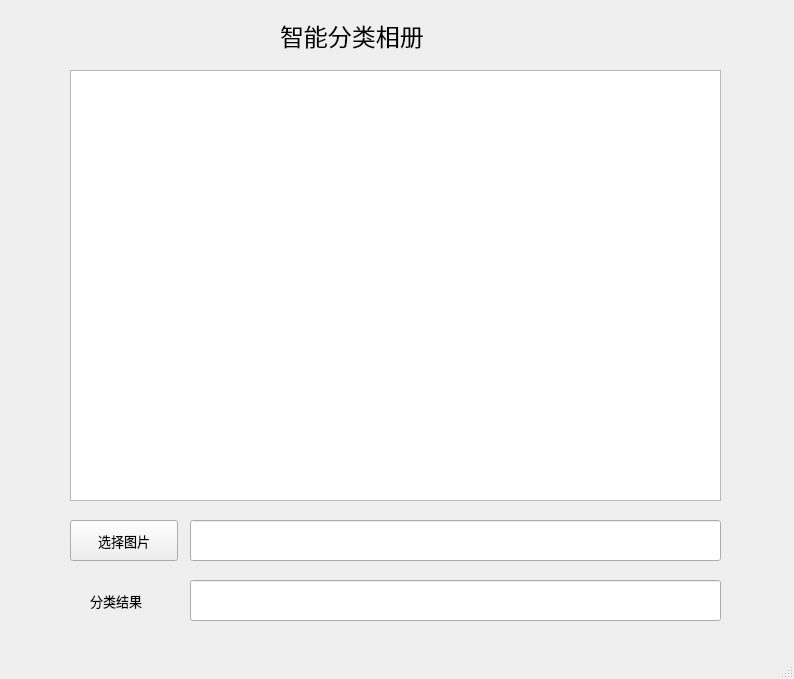
<?xml version="1.0" encoding="UTF-8"?>
<ui version="4.0">
 <class>Classifier</class>
 <widget class="QMainWindow" name="Classifier">
  <property name="geometry">
   <rect>
    <x>0</x>
    <y>0</y>
    <width>794</width>
    <height>679</height>
   </rect>
  </property>
  <property name="font">
   <font>
    <pointsize>10</pointsize>
   </font>
  </property>
  <property name="windowTitle">
   <string>MainWindow</string>
  </property>
  <widget class="QWidget" name="centralwidget">
   <widget class="QLabel" name="label">
    <property name="geometry">
     <rect>
      <x>280</x>
      <y>10</y>
      <width>201</width>
      <height>51</height>
     </rect>
    </property>
    <property name="font">
     <font>
      <pointsize>18</pointsize>
     </font>
    </property>
    <property name="text">
     <string>智能分类相册</string>
    </property>
   </widget>
   <widget class="QGraphicsView" name="graphicsView">
    <property name="geometry">
     <rect>
      <x>70</x>
      <y>70</y>
      <width>651</width>
      <height>431</height>
     </rect>
    </property>
   </widget>
   <widget class="QPushButton" name="pushButton">
    <property name="geometry">
     <rect>
      <x>70</x>
      <y>520</y>
      <width>108</width>
      <height>41</height>
     </rect>
    </property>
    <property name="text">
     <string>选择图片</string>
    </property>
   </widget>
   <widget class="QLineEdit" name="lineEdit">
    <property name="geometry">
     <rect>
      <x>190</x>
      <y>520</y>
      <width>531</width>
      <height>41</height>
     </rect>
    </property>
   </widget>
   <widget class="QLabel" name="label_2">
    <property name="geometry">
     <rect>
      <x>90</x>
      <y>580</y>
      <width>71</width>
      <height>41</height>
     </rect>
    </property>
    <property name="font">
     <font>
      <pointsize>10</pointsize>
     </font>
    </property>
    <property name="text">
     <string>分类结果</string>
    </property>
   </widget>
   <widget class="QLineEdit" name="lineEdit_2">
    <property name="geometry">
     <rect>
      <x>190</x>
      <y>580</y>
      <width>531</width>
      <height>41</height>
     </rect>
    </property>
   </widget>
  </widget>
  <widget class="QMenuBar" name="menubar">
   <property name="geometry">
    <rect>
     <x>0</x>
     <y>0</y>
     <width>794</width>
     <height>27</height>
    </rect>
   </property>
  </widget>
  <widget class="QStatusBar" name="statusbar"/>
 </widget>
 <resources/>
 <connections>
  <connection>
   <sender>pushButton</sender>
   <signal>clicked()</signal>
   <receiver>Classifier</receiver>
   <slot>click1()</slot>
   <hints>
    <hint type="sourcelabel">
     <x>136</x>
     <y>566</y>
    </hint>
    <hint type="destinationlabel">
     <x>137</x>
     <y>700</y>
    </hint>
   </hints>
  </connection>
  <connection>
   <sender>graphicsView</sender>
   <signal>rubberBandChanged(QRect,QPointF,QPointF)</signal>
   <receiver>Classifier</receiver>
   <slot>show_pic()</slot>
   <hints>
    <hint type="sourcelabel">
     <x>354</x>
     <y>433</y>
    </hint>
    <hint type="destinationlabel">
     <x>355</x>
     <y>661</y>
    </hint>
   </hints>
  </connection>
  <connection>
   <sender>lineEdit</sender>
   <signal>textEdited(QString)</signal>
   <receiver>Classifier</receiver>
   <slot>show_path()</slot>
   <hints>
    <hint type="sourcelabel">
     <x>209</x>
     <y>566</y>
    </hint>
    <hint type="destinationlabel">
     <x>41</x>
     <y>130</y>
    </hint>
   </hints>
  </connection>
  <connection>
   <sender>lineEdit_2</sender>
   <signal>textEdited(QString)</signal>
   <receiver>Classifier</receiver>
   <slot>show_result()</slot>
   <hints>
    <hint type="sourcelabel">
     <x>300</x>
     <y>615</y>
    </hint>
    <hint type="destinationlabel">
     <x>295</x>
     <y>720</y>
    </hint>
   </hints>
  </connection>
 </connections>
 <slots>
  <signal>signal1()</signal>
  <slot>click1()</slot>
  <slot>show_pic()</slot>
  <slot>show_path()</slot>
  <slot>show_result()</slot>
 </slots>
</ui>
